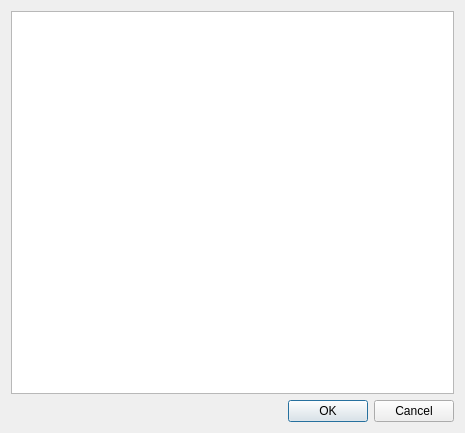
<?xml version="1.0" encoding="UTF-8"?>
<ui version="4.0">
 <class>Dialog</class>
 <widget class="QDialog" name="Dialog">
  <property name="geometry">
   <rect>
    <x>0</x>
    <y>0</y>
    <width>465</width>
    <height>433</height>
   </rect>
  </property>
  <property name="windowTitle">
   <string>Dialog</string>
  </property>
  <layout class="QVBoxLayout" name="verticalLayout">
   <item>
    <widget class="QListView" name="listView"/>
   </item>
   <item>
    <widget class="QDialogButtonBox" name="buttonBox">
     <property name="standardButtons">
      <set>QDialogButtonBox::Cancel|QDialogButtonBox::Ok</set>
     </property>
    </widget>
   </item>
  </layout>
 </widget>
 <resources/>
 <connections/>
</ui>
